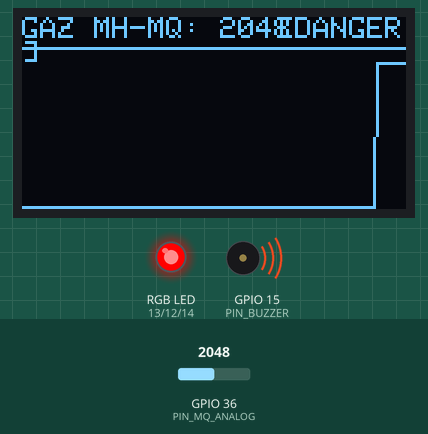
A sketch run on a simulated ESP32. Parts: 128×64 one-colour display, an RGB LED mixed from three pins (HIGH = lit), buzzer (waves = sounding). The test bench sets the inputs (shaded band); at power-on: GPIO 36 (PIN_MQ_ANALOG) = 2048.

Above: at 1.2 s.
1.3 s: GPIO 36 (PIN_MQ_ANALOG) set to 543
At 2.3 s:
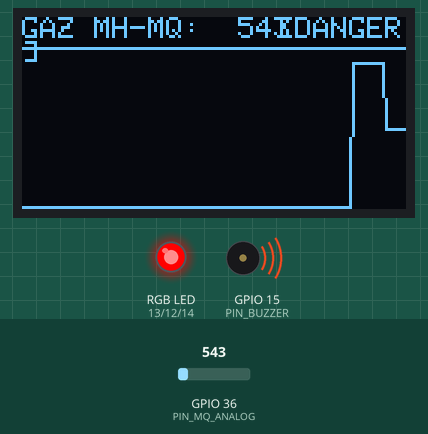
2.9 s: GPIO 36 (PIN_MQ_ANALOG) set to 465
At 3.01 s:
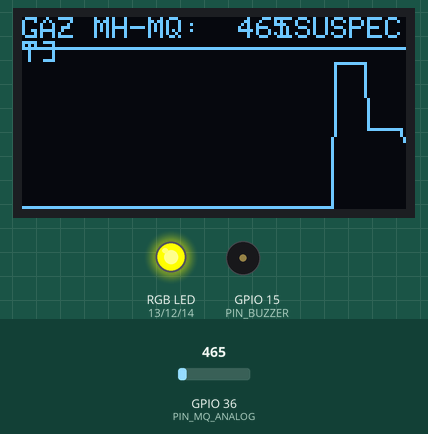
4.8 s: GPIO 36 (PIN_MQ_ANALOG) set to 298
At 4.89 s:
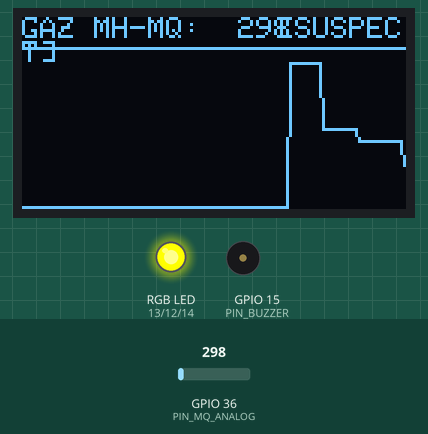
6.3 s: GPIO 36 (PIN_MQ_ANALOG) set to 257
At 6.4 s:
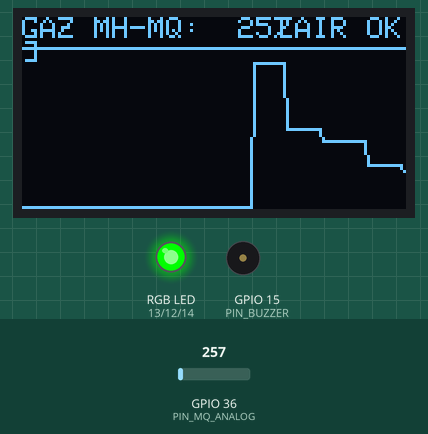
Timing chart, 0 to 9.2 s (numbered marks = the images above; inputs shaded):
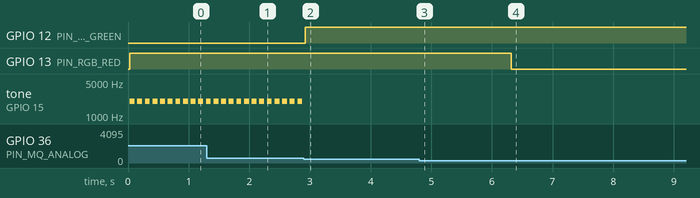

The sketch:

test_gas_mq.ino
```cpp
#include <Arduino.h>
#include <Wire.h>
#include <Adafruit_GFX.h>
#include <Adafruit_SSD1306.h>

#define SCREEN_WIDTH 128
#define SCREEN_HEIGHT 64
#define OLED_RESET -1
#define SCREEN_ADDRESS 0x3C

// Broches I2C
#define PIN_SCL 5 // D1
#define PIN_SDA 4 // D2

// Broche Analogique Gaz
#define PIN_MQ_ANALOG A0

// Module LED KS RGB
#define PIN_RGB_BLUE   14 // D5
#define PIN_RGB_GREEN  12 // D6
#define PIN_RGB_RED    13 // D7

// Buzzer YXDZ
#define PIN_BUZZER     15 // D8

Adafruit_SSD1306 display(SCREEN_WIDTH, SCREEN_HEIGHT, &Wire, OLED_RESET);

// Historique pour dessiner la courbe sur l'écran
int history[128];
int historyIndex = 0;

void setup() {
  Serial.begin(115200);

  pinMode(PIN_RGB_RED, OUTPUT);
  pinMode(PIN_RGB_GREEN, OUTPUT);
  pinMode(PIN_RGB_BLUE, OUTPUT);
  pinMode(PIN_BUZZER, OUTPUT);

  digitalWrite(PIN_BUZZER, LOW);

  Wire.begin(PIN_SDA, PIN_SCL);
  display.begin(SSD1306_SWITCHCAPVCC, SCREEN_ADDRESS);

  for (int i = 0; i < 128; i++) history[i] = 0;
}

void loop() {
  // Lecture de la valeur brute du capteur de gaz (0 à 1023)
  int gasRaw = analogRead(PIN_MQ_ANALOG);

  // Mémoriser dans l'historique pour la courbe
  history[historyIndex] = gasRaw;
  historyIndex = (historyIndex + 1) % 128;

  // Gestion des alertes selon le niveau de gaz
  if (gasRaw > 500) {
    // Alerte Critique (Rouge + Bip)
    digitalWrite(PIN_RGB_RED, HIGH);
    digitalWrite(PIN_RGB_GREEN, LOW);
    digitalWrite(PIN_RGB_BLUE, LOW);
    tone(PIN_BUZZER, 2000, 80);
  } else if (gasRaw > 280) {
    // Attention / Hausse suspecte (Orange / Jaune)
    digitalWrite(PIN_RGB_RED, HIGH);
    digitalWrite(PIN_RGB_GREEN, HIGH);
    digitalWrite(PIN_RGB_BLUE, LOW);
    noTone(PIN_BUZZER);
  } else {
    // Nominal / Air propre (Vert)
    digitalWrite(PIN_RGB_RED, LOW);
    digitalWrite(PIN_RGB_GREEN, HIGH);
    digitalWrite(PIN_RGB_BLUE, LOW);
    noTone(PIN_BUZZER);
  }

  // Affichage dynamique sur l'écran OLED
  display.clearDisplay();

  // En-tête
  display.setTextSize(1);
  display.setTextColor(SSD1306_WHITE);
  display.setCursor(0, 0);
  display.printf("GAZ MH-MQ: %4d", gasRaw);

  display.setCursor(85, 0);
  if (gasRaw > 500) {
    display.print("[DANGER]");
  } else if (gasRaw > 280) {
    display.print("[SUSPECT]");
  } else {
    display.print("[AIR OK]");
  }

  display.drawLine(0, 10, 127, 10, SSD1306_WHITE);

  // Dessin de la courbe en temps réel (comme sur un oscilloscope d'usine)
  for (int x = 0; x < 127; x++) {
    int idx1 = (historyIndex + x) % 128;
    int idx2 = (historyIndex + x + 1) % 128;

    // Normalisation de 0-1023 vers la hauteur de l'écran (15 à 63)
    int y1 = 63 - map(constrain(history[idx1], 0, 1000), 0, 1000, 0, 48);
    int y2 = 63 - map(constrain(history[idx2], 0, 1000), 0, 1000, 0, 48);

    display.drawLine(x, y1, x + 1, y2, SSD1306_WHITE);
  }

  display.display();
  delay(100);
}
```

Measured:
- the behaviour switches between 501 and 500 on GPIO 36 (PIN_MQ_ANALOG) (found by bisection; images 1 and 2)
- the behaviour switches between 281 and 280 on GPIO 36 (PIN_MQ_ANALOG) (found by bisection; images 3 and 4)
- after the input at 2.9 s, GPIO 12 (PIN_RGB_GREEN): LOW → HIGH at once; tone on GPIO 15 (PIN_BUZZER): stops changing and stays silent; the display: changes after 0.05 s (image 2)
- after the input at 6.3 s, GPIO 13 (PIN_RGB_RED): HIGH → LOW at once; the display: changes at once (image 4)
- by itself, tone on GPIO 15 (PIN_BUZZER): alternates 2000 Hz for 0.08 s and silent for 0.05 s
